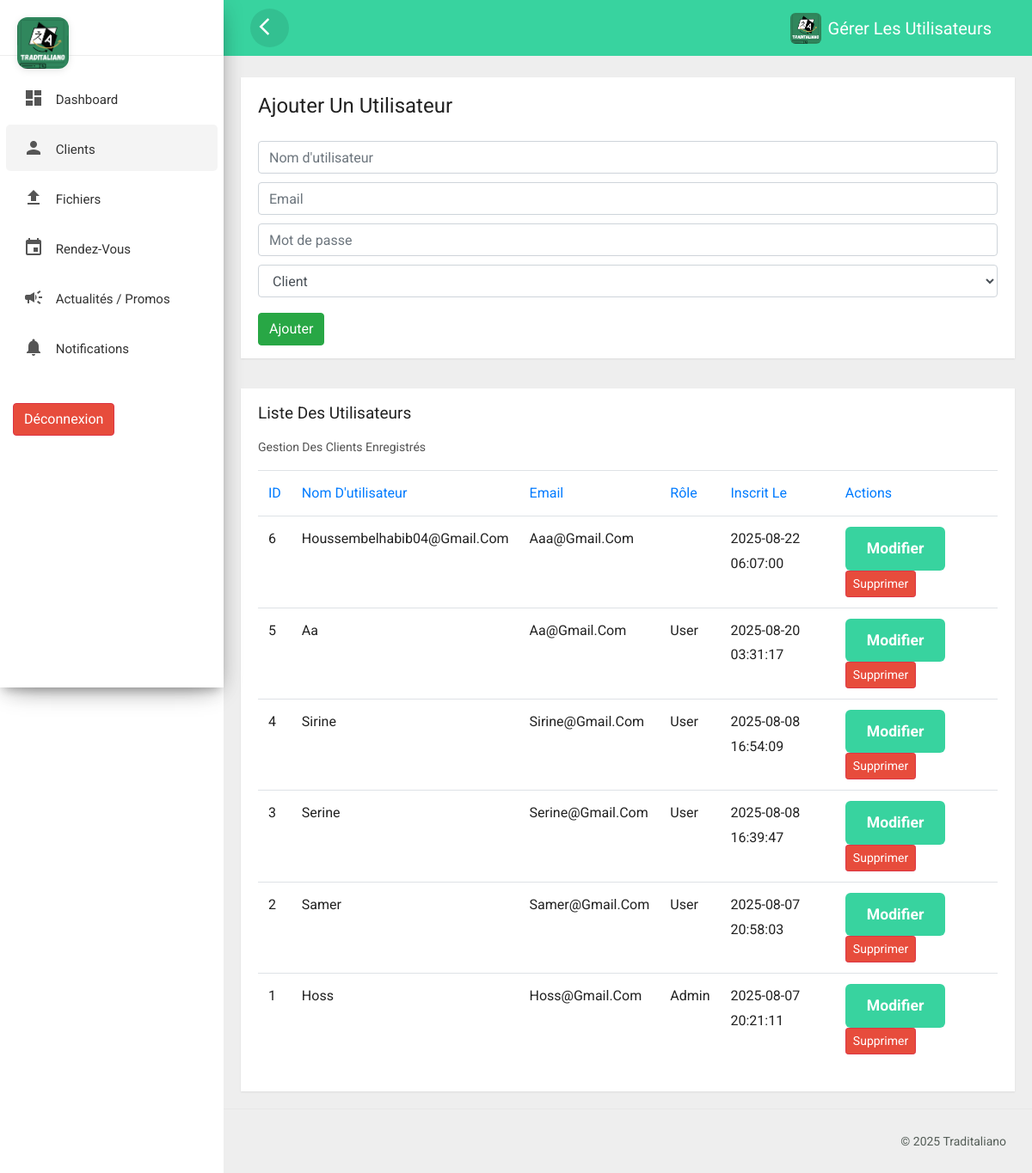
The page /manage_users.php (signed in) on the database its author committed.
### tables this page shows
CREATE TABLE `users` (
  `id` int(11) NOT NULL,
  `username` varchar(100) NOT NULL,
  `email` varchar(100) NOT NULL,
  `password` varchar(255) NOT NULL,
  `role` enum('admin','user') NOT NULL DEFAULT 'user',
  `created_at` timestamp NOT NULL DEFAULT current_timestamp(),
  `latitude` decimal(10,7) DEFAULT NULL,
  `longitude` decimal(10,7) DEFAULT NULL,
  `notify_email` tinyint(1) DEFAULT 0,
  `notify_dashboard` tinyint(1) DEFAULT 0
);

### manage_users.php (the view, shortened to what this page needs)
<?php
include 'db.php';
function e($str) {
    return htmlspecialchars($str, ENT_QUOTES, 'UTF-8');
}
$users = [];
$res = $conn->query("SELECT id, username, email, role, created_at FROM users ORDER BY id DESC");
if ($res) {
    while ($row = $res->fetch_assoc()) {
        $users[] = $row;
    }
}
?>
<!DOCTYPE html>
<html lang="fr">
<head>
<link rel="stylesheet" href="/css/bootstrap.min.css" />
<link rel="stylesheet" href="/css/custom.css" />
<link rel="stylesheet" href="/css/style.css" />
</head>
<body>
<div class="wrapper">
<nav id="sidebar">
    <div class="sidebar-header">
        <img src="/img/logo2.png" class="img-fluid" alt="Traditaliano Logo" style="max-height:60px; border-radius:12px; box-shadow:0 2px 8px rgba(0,0,0,0.1);" />
    </div>
    <ul class="list-unstyled components">
        <li><a href="admin_dashboard.php"><i class="material-icons">dashboard</i> Dashboard</a></li>
        <li class="active"><a href="manage_users.php"><i class="material-icons">person</i> Clients</a></li>
        <li><a href="manage_translations.php"><i class="material-icons">file_upload</i> Fichiers</a></li>
        <li><a href="manage_appointments.php"><i class="material-icons">event</i> Rendez-vous</a></li>
        <li><a href="manage_news.php"><i class="material-icons">campaign</i> Actualités / Promos</a></li>
        <li><a href="manage_notifications.php"><i class="material-icons">notifications</i> Notifications</a></li>
    </ul>
    <a href="logout.php" class="btn btn-danger mt-3" style="margin: 15px;">Déconnexion</a>
</nav>
<div id="content">
<div class="top-navbar">
<nav class="navbar navbar-expand-lg">
<div class="container-fluid">
<button type="button" id="sidebarCollapse" class="d-xl-block d-lg-block d-md-none d-none">
    <span class="material-icons">arrow_back_ios</span>
</button>
<a class="navbar-brand d-flex align-items-center" href="#">
    <img src="/img/logo2.png" alt="Traditaliano Logo" style="height:36px; margin-right:8px; border-radius:6px;" />
    <span>Gérer les utilisateurs</span>
</a>
</div>
</nav>
</div>
<div class="main-content container-fluid">
    <div class="card">
        <div class="card-header"><h4>Ajouter un utilisateur</h4></div>
        <div class="card-content">
            <form method="post" class="dashboard-form">
                <input type="text" name="username" placeholder="Nom d'utilisateur" required class="form-control">
                <input type="email" name="email" placeholder="Email" required class="form-control">
                <input type="password" name="password" placeholder="Mot de passe" required class="form-control">
                <select name="role" class="form-control" required>
                    <option value="client">Client</option>
                </select>
                <button type="submit" class="btn btn-success mt-2">Ajouter</button>
            </form>
        </div>
    </div>
    <div class="card">
        <div class="card-header card-header-text">
            <h4 class="card-title">Liste des utilisateurs</h4>
            <p class="category">Gestion des clients enregistrés</p>
        </div>
        <div class="card-content table-responsive">
            <table class="table table-hover">
                <thead class="text-primary">
                    <tr>
                        <th>ID</th>
                        <th>Nom d'utilisateur</th>
                        <th>Email</th>
                        <th>Rôle</th>
                        <th>Inscrit le</th>
                        <th>Actions</th>
                    </tr>
                </thead>
                <tbody>
                    <?php if (empty($users)): ?>
                        <tr><td colspan="6" class="text-center">Aucun utilisateur trouvé.</td></tr>
                    <?php else: foreach ($users as $user): ?>
                        <tr>
                            <td><?= e($user['id']) ?></td>
                            <td><?= e($user['username']) ?></td>
                            <td><?= e($user['email']) ?></td>
                            <td><?= e($user['role']) ?></td>
                            <td><?= e($user['created_at']) ?></td>
                            <td>
                                <a href="edit_user.php?id=<?= e($user['id']) ?>" class="btn btn-sm btn-primary">Modifier</a>
                                <a href="delete_user.php?id=<?= e($user['id']) ?>" class="btn btn-sm btn-danger" onclick="return confirm('Voulez-vous vraiment supprimer cet utilisateur ?');">Supprimer</a>
                            </td>
                        </tr>
                    <?php endforeach; endif; ?>
                </tbody>
            </table>
        </div>
    </div>
</div>
<footer class="footer">
<div class="container-fluid">
<div class="row">
<div class="col-md-6"><nav class="d-flex"><ul class="m-0 p-0" style="list-style:none; display:flex; gap:15px;"><li><a href="#"></a></li></ul></nav></div>
<div class="col-md-6 text-right"><p class="copyright">&copy; <?= date('Y') ?> Traditaliano</p></div>
</div>
</div>
</footer>
</div>
</div>
</body>
</html>

### css/custom.css (style rules this page uses)
body, html { line-height: 1.8; font-family: "Roboto", sans-serif; color: #555e58; text-transform: capitalize; text-rendering: optimizeLegibility !important; -webkit-font-smoothing: antialiased !important; font-weight: 400; margin: 0px; padding: 0px; }
h1, h2, h3, h4, h5, h6, .h1, .h2, .h3, .h4 { font-weight: 400; line-height: 1.5em; }
p { font-size: 15px; margin: 12px 0 0; line-height: 24px; }
a { color: #333; font-weight: 400; }
button { cursor: pointer; }
ul, ol { padding: 0; margin: 0px; list-style: none; }
a, a:hover, a:focus { color: #333; text-decoration: none; transition: all 0.3s; }
.material-icons { font-family: "Material Icons"; font-weight: normal; font-style: normal; font-size: 24px; display: inline-block; line-height: 1; text-transform: none; letter-spacing: normal; word-wrap: normal; white-space: nowrap; direction: ltr; -webkit-font-smoothing: antialiased; text-rendering: optimizeLegibility; -moz-osx-font-smoothing: grayscale; font-feature-settings: "liga"; }
.wrapper { position: relative; width: 100%; overflow: auto; }
#sidebar { position: fixed; height: 100vh !important; top: 0; bottom: 0; left: 0; z-index: 11; width: 260px; overflow: auto; transition: all 0.3s; background: #ffffff; box-shadow: 0 10px 30px -12px rgb(0 0 0 / 42%), 0 4px 25px 0px rgb(0 0 0 / 12%), 0 8px 10px -5px rgb(0 0 0 / 20%); }
#sidebar .sidebar-header { height: 65px; padding: 20px; background-color: #ffffff; border-bottom: 1px solid #eee; }
#sidebar ul li { padding: 2px 7px; }
#sidebar ul li.active > a { color: #333; background-color: rgba(200, 200, 200, 0.2); }
#sidebar ul.components { padding: 20px 0; }
#sidebar ul li a { padding: 10px; line-height: 30px; border-radius: 5px; font-size: 15px; position: relative; font-weight: 400; display: block; }
#sidebar ul li a i { position: relative; margin-right: 10px; top: 5px; color: #555555; margin-left: 10px; }
#content { position: relative; transition: all 0.3s; background-color: #eeeeee; }
.top-navbar { width: 100%; z-index: 9; position: relative; }
.main-content { padding: 10px 20px 0px 20px; position: relative; width: 100%; }
.navbar { height: 65px; background-color: #38d39f; color: #ffffff; }
.navbar-brand { color: #ffffff; }
.navbar button { background-color: transparent; border: none; }
.navbar button span { color: #fff; }
#sidebarCollapse { border-radius: 50%; width: 45px; height: 45px; text-align: center; line-height: 45px; margin-right: 20px; border: none; color: #ffffff; background-color: rgba(0, 0, 0, 0.09); }
#sidebarCollapse span { margin: 9px; padding: 0px; }
.card { margin: 10px 0; }
.card { border-radius: 0px !important; }
.card { display: inline-block; position: relative; border: none !important; width: 100%; margin: 15px 0; box-shadow: 0 1px 2px rgb(0 0 0 / 8%); border-radius: 6px; color: rgba(0, 0, 0, 0.87); background: #fff; }
.card .card-header { padding: 15px 20px 0; z-index: 3; background-color: #fff !important; border-bottom: none; }
.card .card-content { padding: 15px 20px; position: relative; }
.card .category:not([class*="text-"]) { color: #555555; font-size: 14px; font-weight: 400; }
.card .card-title:not(.card-calendar .card-title) { margin-top: 0; margin-bottom: 5px; }
.card .card-header-text h4 { margin-top: 0; margin-bottom: 3px; font-size: 19px; font-weight: 400; color: #222222; text-decoration: none; }
.table > thead > tr > th { border-bottom-width: 1px; font-size: 16px; font-weight: 400; }
.footer { border-top: 1px solid #e7e7e7; }
footer { padding: 10px 0; position: relative; width: 100%; }
footer ul li { display: inline-block; }
footer ul li a { color: inherit; padding: 15px; font-weight: 500; font-size: 12px; text-transform: uppercase; border-radius: 3px; text-decoration: none; position: relative; display: block; }
footer .copyright { padding: 15px; font-size: 14px; margin: 0; }
@media only screen and (min-width: 992px) { #content { width: calc(100% - 260px); position: relative; float: right; transition: all 0.3s; background-color: #eeeeee; } }
.btn-primary { background-color: #38d39f; border: none; color: white; padding: 12px 25px; font-size: 1.1rem; font-weight: 700; border-radius: 6px; cursor: pointer; transition: background-color 0.3s ease; display: inline-block; }
.btn-danger { background-color: #e74c3c; color: white; }

### css/style.css (style rules this page uses)
* { margin: 0; padding: 0; }
a { text-decoration: none; -webkit-transition: all 0.5s ease-in-out 0s; -o-transition: all 0.5s ease-in-out 0s; transition: all 0.5s ease-in-out 0s; }

### rows shown on the page
users: id "6", username "Houssembelhabib04@gmail.com", email "Aaa@gmail.com", created_at "2025-08-22 06:07:00"
users: id "5", username "Aa", email "Aa@gmail.com", role "User", created_at "2025-08-20 03:31:17"
users: id "4", username "Sirine", email "Sirine@gmail.com", role "User", created_at "2025-08-08 16:54:09"
users: id "3", username "Serine", email "Serine@gmail.com", role "User", created_at "2025-08-08 16:39:47"
users: id "2", username "Samer", email "Samer@gmail.com", role "User", created_at "2025-08-07 20:58:03"
users: id "1", username "Hoss", email "Hoss@gmail.com", role "Admin", created_at "2025-08-07 20:21:11"
